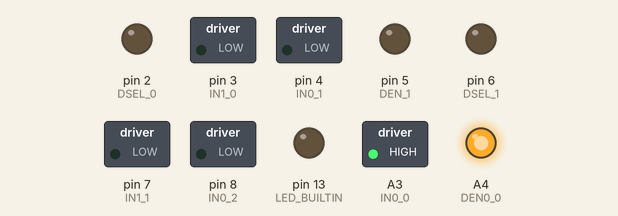
Bench run of a sketch on a simulated Arduino Uno, built with avr-gcc and run on an emulated ATmega328P. On the bench: switched loads named in the sketch (green lamp = pin HIGH), output pins drawn as LEDs (lit = HIGH). Dashed ring = blinking.

Above: at 0.04 s.
Timing chart, 0 to 3.0 s (numbered marks = the images above):
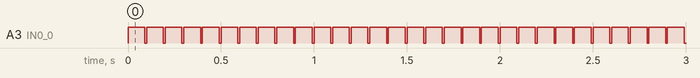

Measured:
- by itself, A3 (IN0_0): alternates HIGH for 0.09 s and LOW for 0.01 s

The sketch:

Power_Interruption.ino
```cpp
#define TEN_MILI_SEC      10
#define NINETY_MILI_SEC  90

/*
Arduino code to compute the life cycle count of Single Axis joystick.
Infineon's BTT6030 24V protected switch shield is used to switch the power suply to two joysticks. Frequency is 1Hz.
When the motor is actuating the joystick, it also depresses a swtich to keep track of the cycle count of Joystick.
The value of the cycle count is transmitted by the arduino serially via com port at 9600 baud rate.
The cycle count value is written to EEPROM every hour to save the cycle count upon power loss; maximum 1 hour counts will be lost in case of power off
*/

// Control output control of FET switches
const int IS_0 = A0;
const int IS_1 = A1;
const int IS_2 = A2;
// Control output control of FET switches
const int DEN_0 = 9;
const int DEN_1 = 5;
const int DEN0_0 = A4;
// Control output control of FET switches
const int DSEL_0 = 2;
const int DSEL_1 = 6;
// Control output control of FET switches
const int IN0_0 = A3; // Control of output OUT0_0
const int IN1_0 = 3;
const int IN0_1 = 4;
const int IN1_1 = 7;
const int IN0_2 = 8;

void setup() {

  pinMode(IN0_0, OUTPUT);
  pinMode(IN1_0, OUTPUT);
  pinMode(IN0_1, OUTPUT);
  pinMode(IN1_1, OUTPUT);
  pinMode(IN0_2, OUTPUT);
  pinMode(DSEL_0, OUTPUT);
  pinMode(DSEL_1, OUTPUT);
  pinMode(DEN0_0, OUTPUT);
  pinMode(DEN_0, INPUT);
  pinMode(DEN_1, OUTPUT);
  pinMode(LED_BUILTIN, OUTPUT);

  #define out0_0_off digitalWrite(IN0_0, LOW);  // Set output for BTT6030(0) channel 0
  digitalWrite(IN0_0, LOW);
  digitalWrite(IN1_0, LOW);  // Set output for BTT6030(0) channel 1
  digitalWrite(IN1_1, LOW);  // Set output for BTT6030(1) channel 0
  digitalWrite(IN0_2, LOW);  // Set output for BTT6030(1) channel 1
  digitalWrite(DSEL_0, LOW);
  digitalWrite(DSEL_1, LOW);
  digitalWrite(DEN0_0, HIGH);
  digitalWrite(DEN_0, LOW);
  digitalWrite(DEN_1, LOW);
  }

void loop() {

    digitalWrite(IN0_0, HIGH);
    delay(NINETY_MILI_SEC);
    digitalWrite(IN0_0, LOW);
    delay(TEN_MILI_SEC);
  }
```
